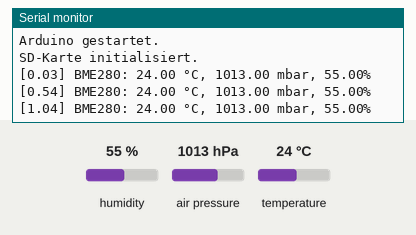
This sketch was run on a simulated Arduino Uno, built with avr-gcc and run on an emulated ATmega328P. On the bench: the last lines printed to the serial monitor. The inputs (shaded band) are chosen by the test bench; at power-on: humidity 55 %, air pressure 1013 hPa, temperature 24 °C. Storage starts empty.

Above: at 1.3 s.
1.4 s: humidity set to 22 %
At 1.9 s:
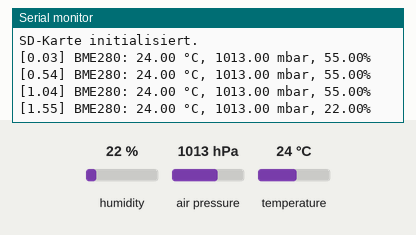
2.9 s: air pressure set to 952 hPa
At 3.5 s:
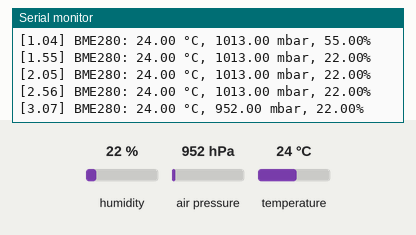
4.4 s: temperature set to 12 °C
At 5.0 s:
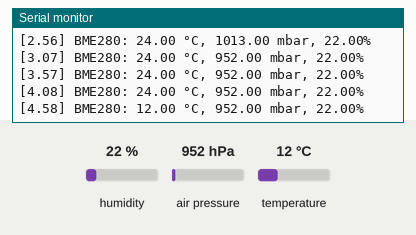
Timing chart, 0 to 7.4 s (numbered marks = the images above; inputs shaded):
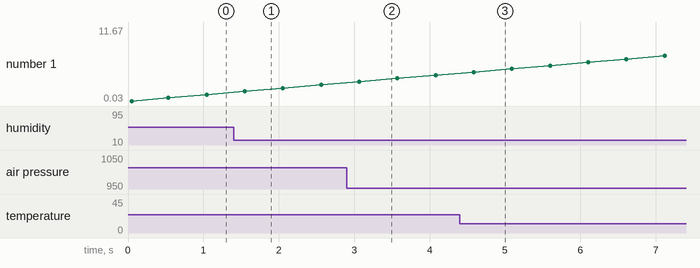

Measured:
- after the input at 1.4 s, the serial monitor: prints a new line after 0.15 s (image 1)
- after the input at 2.9 s, the serial monitor: prints a new line after 0.17 s (image 2)
- after the input at 4.4 s, the serial monitor: prints a new line after 0.19 s (image 3)

The sketch:

arduino_read_bme280.ino
```cpp
#include <SD.h>
#include <Adafruit_BME280.h>
#include <Wire.h>  // I2C

Adafruit_BME280 bme;

File Log;
int cs_pin = 7; // CS am SD-Modul

void setup() {
  Serial.begin(9600);
  Serial.println("Arduino gestartet.");

  while(!SD.begin(cs_pin)){ // Warten falls keine SD-Karte im Slot
    Serial.println("Keine SD-Karte erkannt...");
    delay(1000);
  }
  Serial.println("SD-Karte initialisiert.");

  Wire.begin();

  unsigned status;  // kopiert aus adafruit-beispiel
  status = bme.begin();
  if (!status) {
      Serial.println("Could not find a valid BME280 sensor, check wiring, address, sensor ID!");
      Serial.print("SensorID was: 0x"); Serial.println(bme.sensorID(),16);
      Serial.print("        ID of 0xFF probably means a bad address, a BMP 180 or BMP 085\n");
      Serial.print("   ID of 0x56-0x58 represents a BMP 280,\n");
      Serial.print("        ID of 0x60 represents a BME 280.\n");
      Serial.print("        ID of 0x61 represents a BME 680.\n");
      while (1) delay(10);
  }

  Log = SD.open("BME280.log", FILE_WRITE);

//  Log.println("Erster Logbucheintrag!");
//  Log.flush();
}


void loop() {
  float Tempe = bme.readTemperature();
  float Press = bme.readPressure() / 100.0F; // Pa to bar
  float Humid = bme.readHumidity();

  Serial.print("[" + String(millis() / 1000.0F) + "]");
  Serial.print(" BME280: ");
  Serial.print(String(Tempe) + " °C, ");
  Serial.print(String(Press) + " mbar, ");
  Serial.println(String(Humid) + "%");

  Log.print(String(millis() / 1000.0F) + ";");
  Log.print(String(Tempe) + ";");
  Log.print(String(Press) + ";");
  Log.println(String(Humid));
  Log.flush();

  delay(500);
}
```
